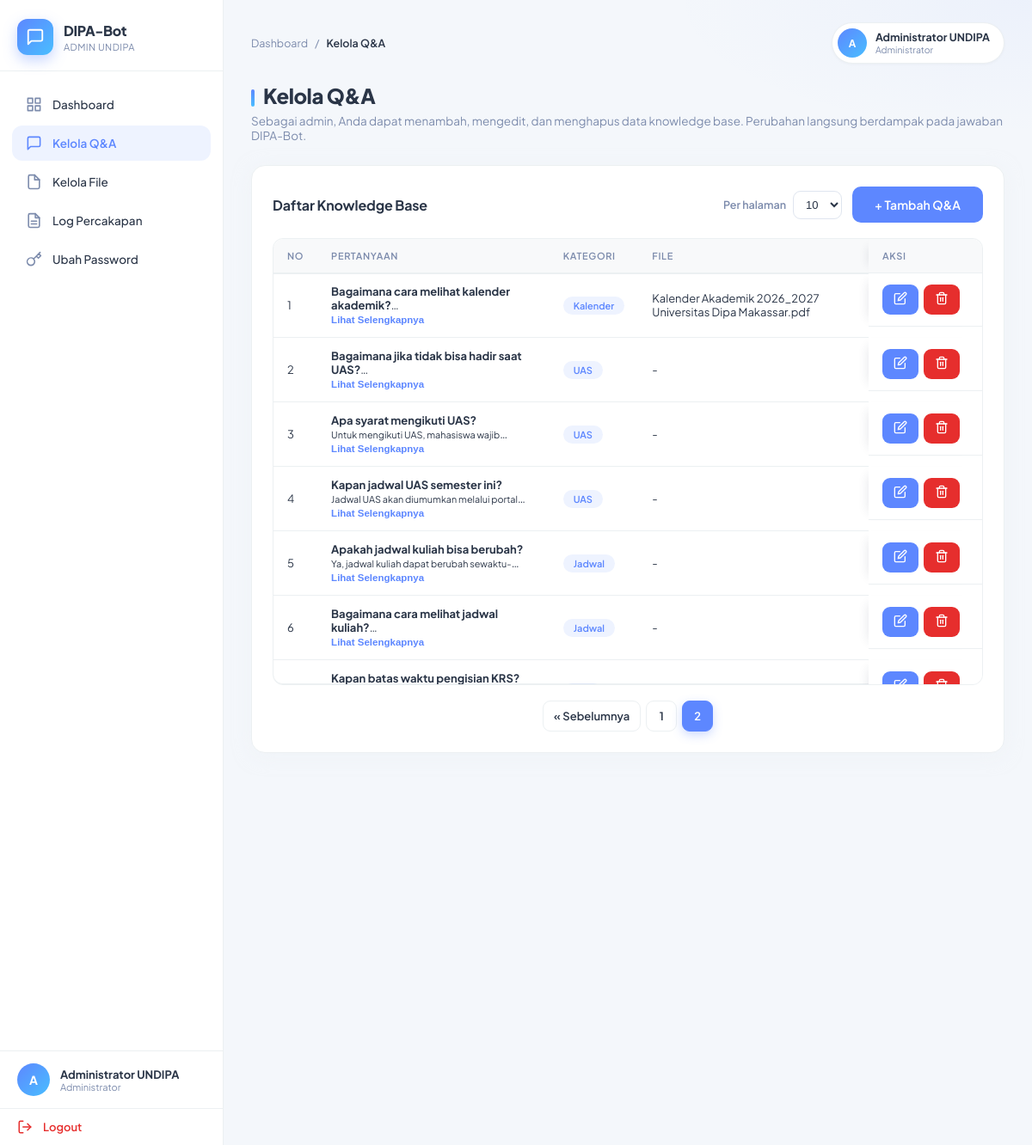
Page /admin/qa_manage.php?per=10&page=2 (signed in) on the earlier database version.
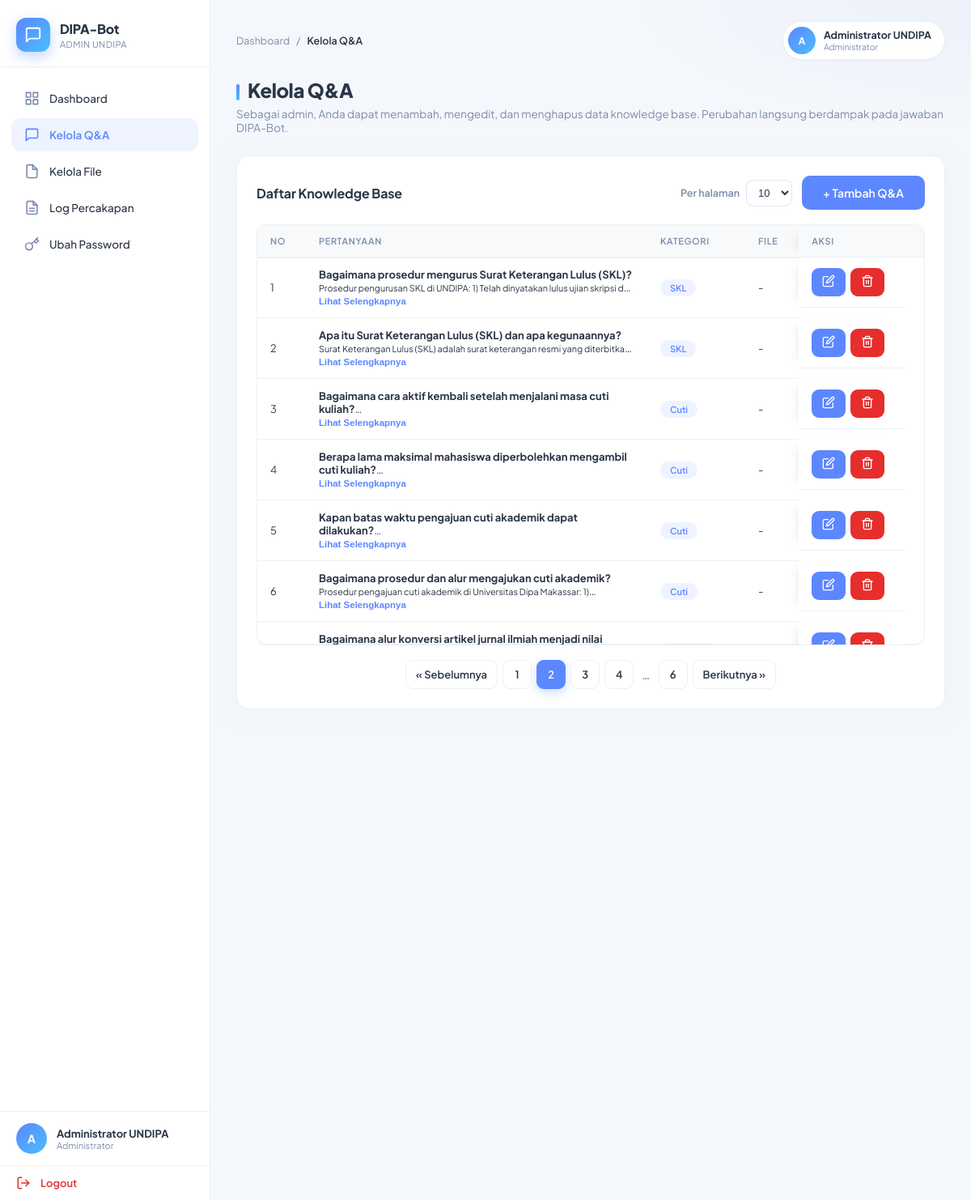
Same page on the later database version.
### tables this page shows
CREATE TABLE tb_pengetahuan (
    id_pengetahuan INT PRIMARY KEY AUTO_INCREMENT,
    pertanyaan TEXT NOT NULL,
    jawaban TEXT NOT NULL,
    file_lampiran VARCHAR(255) DEFAULT NULL,
    kategori VARCHAR(50) DEFAULT 'Umum',
    created_at TIMESTAMP DEFAULT CURRENT_TIMESTAMP,
    updated_at TIMESTAMP DEFAULT CURRENT_TIMESTAMP ON UPDATE CURRENT_TIMESTAMP
);

### admin/qa_manage.php (the view, shortened to what the changed rows need)
<?php
$db = Database::getInstance()->getConnection();
$perPage = isset($_GET['per']) ? (int)$_GET['per'] : 10;
$perPage = in_array($perPage, [10, 25, 50], true) ? $perPage : 10;
$page = isset($_GET['page']) ? max(1, (int)$_GET['page']) : 1;
$totalPages = 1;
$dataQA = [];
try {
    $totalQA = (int)$db->query("SELECT COUNT(*) FROM tb_pengetahuan")->fetchColumn();
    $totalPages = max(1, (int)ceil($totalQA / $perPage));
    $page = min($page, $totalPages);
    $offset = ($page - 1) * $perPage;
    $stmt = $db->prepare("SELECT id_pengetahuan, pertanyaan, jawaban, kategori, file_lampiran, created_at
                          FROM tb_pengetahuan
                          ORDER BY id_pengetahuan DESC
                          LIMIT ? OFFSET ?");
    $stmt->bindValue(1, $perPage, PDO::PARAM_INT);
    $stmt->bindValue(2, $offset, PDO::PARAM_INT);
    $stmt->execute();
    $dataQA = $stmt->fetchAll(PDO::FETCH_ASSOC);
} catch (PDOException $e) {
    error_log('QA list error: ' . $e->getMessage());
    $pesan = 'Gagal memuat data Q&A.';
}
?>
<!DOCTYPE html>
<html lang="id">
<head>
    <link rel="stylesheet" href="../assets/css/admin.css?v=9">
</head>
<body>
<div class="admin-container">
    <aside class="sidebar">
        <div class="sidebar-brand">
            <div class="brand-text">
                <h2 class="sidebar-title">DIPA-Bot</h2>
            </div>
        </div>
    </aside>
    <main class="main-content">
        <div class="content-header">
            <h1 class="content-title">Kelola Q&A</h1>
        </div>
        <div class="card">
                <div class="card-header">
                    <h2 class="card-title">Daftar Knowledge Base</h2>
                </div>
                <div class="table-wrap">
                    <table class="data">
                        <thead>
                            <tr>
                                <th>No</th>
                                <th>Pertanyaan</th>
                                <th>Kategori</th>
                                <th>File</th>
                                <th class="sticky-col">Aksi</th>
                            </tr>
                        </thead>
                        <tbody>
                            <?php $no = 1; foreach ($dataQA as $row): ?>
                                <tr>
                                    <td><?php echo $no++; ?></td>
                                    <td>
                                        <div class="cell-main">
                                            <div class="cell-truncate">
                                                <strong><?php echo htmlspecialchars($row['pertanyaan'], ENT_QUOTES, 'UTF-8'); ?></strong>
                                                <br>
                                                <small style="color: var(--gray-light);"><?php echo htmlspecialchars(substr($row['jawaban'], 0, 160), ENT_QUOTES, 'UTF-8'); ?>...</small>
                                            </div>
                                            <button type="button" class="toggle-more">Lihat Selengkapnya</button>
                                        </div>
                                    </td>
                                    <td><span class="badge-kategori"><?php echo htmlspecialchars($row['kategori'], ENT_QUOTES, 'UTF-8'); ?></span></td>
                                    <td><?php echo !empty($row['file_lampiran']) ? htmlspecialchars($row['file_lampiran'], ENT_QUOTES, 'UTF-8') : '<span style="color:var(--gray-light)">-</span>'; ?></td>
                                    <td class="cell-actions sticky-col">
                                        <a href="qa_manage.php?edit=<?php echo (int)$row['id_pengetahuan']; ?>" class="btn btn-sm btn-blue" title="Edit"></a>
                                        <form method="POST" action="qa_manage.php" class="inline-form" onsubmit="return confirm('Yakin ingin menghapus data ini?');">
                                            <button type="submit" class="btn btn-sm btn-red" title="Hapus"></button>
                                        </form>
                                    </td>
                                </tr>
                            <?php endforeach; ?>
                    </tbody>
                </table>
                </div>
                <?php if ($totalPages > 1): ?>
                    <div class="pagination">
                        <?php if ($page > 1): ?>
                            <a class="page-link" href="qa_manage.php?per=<?php echo $perPage; ?>&page=<?php echo $page - 1; ?>">&laquo; Sebelumnya</a>
                        <?php endif; ?>
                        <?php
                        $start = max(1, $page - 2);
                        $end = min($totalPages, $page + 2);
                        for ($i = $start; $i <= $end; $i++) {
                            $cls = ($i === $page) ? 'page-link active' : 'page-link';
                            echo '<a class="' . $cls . '" href="qa_manage.php?per=' . $perPage . '&page=' . $i . '">' . $i . '</a>';
                        }
                        if ($end < $totalPages) {
                            if ($end < $totalPages - 1) {
                                echo '<span class="page-ellipsis">…</span>';
                            }
                            echo '<a class="page-link" href="qa_manage.php?per=' . $perPage . '&page=' . $totalPages . '">' . $totalPages . '</a>';
                        }
                        ?>
                        <?php if ($page < $totalPages): ?>
                            <a class="page-link" href="qa_manage.php?per=<?php echo $perPage; ?>&page=<?php echo $page + 1; ?>">Berikutnya &raquo;</a>
                        <?php endif; ?>
                    </div>
                <?php endif; ?>
            </div>
    </main>
</div>
</body>
</html>

Differences in the rows shown:
no longer on this page (row unchanged): tb_pengetahuan: pertanyaan "Bagaimana cara melihat kalender akademik?", kategori "Kalender", file_lampiran "Kalender Akademik 2026_2027 Universitas Dipa Makassar.pdf"
no longer on this page (row unchanged): tb_pengetahuan: pertanyaan "Bagaimana jika tidak bisa hadir saat UAS?", kategori "UAS"
no longer on this page (row unchanged): tb_pengetahuan: pertanyaan "Apa syarat mengikuti UAS?", jawaban "Untuk mengikuti UAS, mahasiswa…", kategori "UAS"
no longer on this page (row unchanged): tb_pengetahuan: pertanyaan "Kapan jadwal UAS semester ini?", jawaban "Jadwal UAS akan diumumkan melalui…", kategori "UAS"
no longer on this page (row unchanged): tb_pengetahuan: pertanyaan "Apakah jadwal kuliah bisa berubah?", jawaban "Ya, jadwal kuliah dapat…", kategori "Jadwal"
no longer on this page (row unchanged): tb_pengetahuan: pertanyaan "Bagaimana cara melihat jadwal kuliah?", kategori "Jadwal"
no longer on this page (row unchanged): tb_pengetahuan: pertanyaan "Kapan batas waktu pengisian KRS?"
added tb_pengetahuan: pertanyaan "Bagaimana prosedur mengurus Surat Keterangan Lulus (SKL)?", jawaban "Prosedur pengurusan SKL di UNDIPA: 1) Telah dinyatakan lulus ujian skripsi…", kategori "SKL"
added tb_pengetahuan: pertanyaan "Apa itu Surat Keterangan Lulus (SKL) dan apa kegunaannya?", jawaban "Surat Keterangan Lulus (SKL) adalah surat keterangan resmi yang…", kategori "SKL"
added tb_pengetahuan: pertanyaan "Bagaimana cara aktif kembali setelah menjalani masa cuti kuliah?", kategori "Cuti"
added tb_pengetahuan: pertanyaan "Berapa lama maksimal mahasiswa diperbolehkan mengambil cuti kuliah?", kategori "Cuti"
added tb_pengetahuan: pertanyaan "Kapan batas waktu pengajuan cuti akademik dapat dilakukan?", kategori "Cuti"
added tb_pengetahuan: pertanyaan "Bagaimana prosedur dan alur mengajukan cuti akademik?", jawaban "Prosedur pengajuan cuti akademik di Universitas Dipa Makassar:…", kategori "Cuti"
added tb_pengetahuan: pertanyaan "Bagaimana alur konversi artikel jurnal ilmiah menjadi…"
Other differences:
$totalPages: (not shown) → "6"
new list line: "3"
new list line: "4"
text now shown: "… Berikutnya »"
